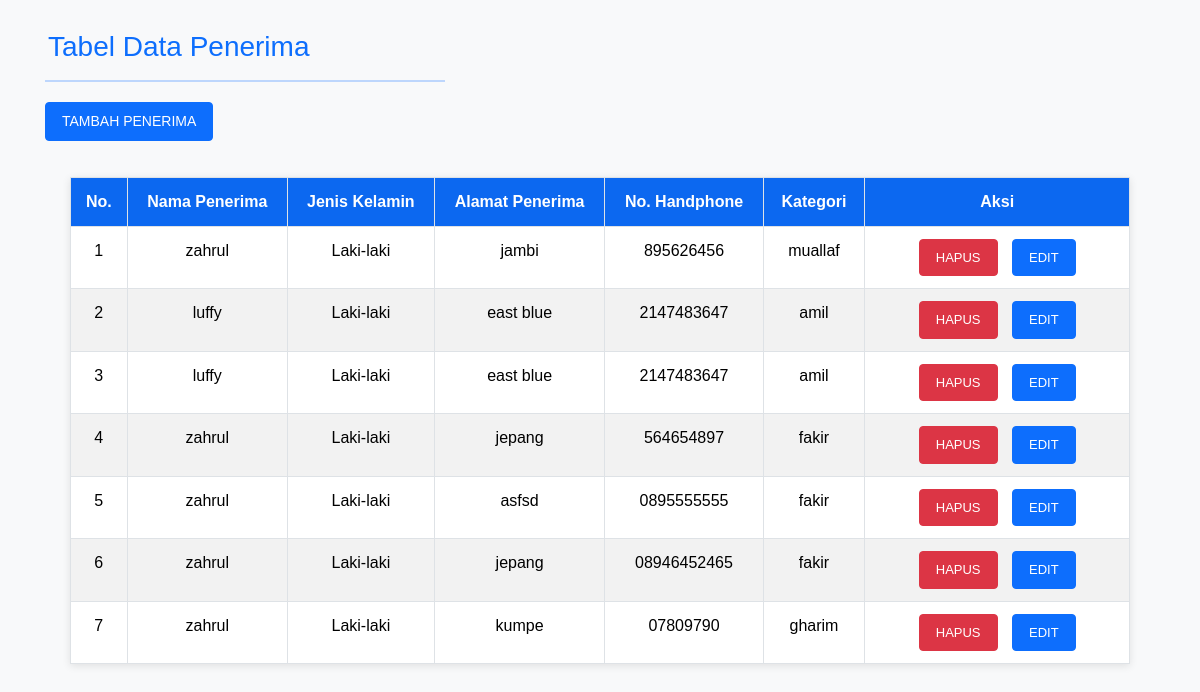
Page /admin/tampil_mustahik.php on the committed database.
### tables this page shows
CREATE TABLE `mustahik` (
  `id_mustahik` int(16) NOT NULL,
  `nama_lengkap` varchar(100) NOT NULL,
  `jenis_kelamin` varchar(100) NOT NULL,
  `alamat` varchar(100) NOT NULL,
  `nomor` varchar(16) NOT NULL,
  `kategori` varchar(100) NOT NULL
);

### admin/functions.php (called while the page is built, shortened)
<?php
$konek = mysqli_connect("localhost","root","","dbzakat_uts");
function query($query){
    global $konek;
    $result = mysqli_query($konek, $query);
    $rows = [];
    while ( $row = mysqli_fetch_assoc($result) ) {
        $rows[] = $row;
    }
    return $rows;
}
?>

### admin/tampil_mustahik.php (the view, shortened to what this page needs)
<?php
require 'functions.php';
$ambil = query("SELECT * FROM mustahik");
?>
<!DOCTYPE html>
<html lang="en">
<head>
    <link href="https://cdn.jsdelivr.net/npm/bootstrap@5.3.3/dist/css/bootstrap.min.css" rel="stylesheet">
    <link rel="stylesheet" href="css/styletampil.css">
</head>
<body>
<h2 class="ms-5">Tabel Data Penerima</h2>
    <hr align="left" width="400">
    <a class="btn btn-primary mb-3" style="margin-left: 45px;" href="?page=input_mustahik" role="button">Tambah Penerima</a>
    <div class="container">
    <table width="100%" border="0" cellspacing="0" cellpadding="0" class="table table-striped">
    <tr>
          <th width="3" class="text-center">No.</th>
          <th class="text-center">Nama Penerima</th>
          <th class="text-center">Jenis Kelamin</th>
          <th class="text-center">Alamat Penerima</th>
          <th class="text-center">No. Handphone</th>
          <th class="text-center">Kategori</th>
          <th class="text-center">Aksi</th>
    </tr>
    <?php $no = 1 ?>
    <?php foreach($ambil as $data):?>
        <tr>
            <td class="text-center"><?= $no ?></td>
            <td class="text-center"><?php echo $data['nama_lengkap'];?></td>
            <td class="text-center"><?= $data['jenis_kelamin'];?></td>
            <td class="text-center"><?= $data['alamat'];?></td>
            <td class="text-center"><?= $data['nomor'];?></td>
            <td class="text-center"><?= $data['kategori'];?></td>
            <td class="text-center" width="25%">
            <a class="btn btn-danger" href="?page=hapus_mustahik&id_mustahik=<?php echo $data['id_mustahik']; ?>" onclick="return confirm ('Yakin ingin menghapus data?')">Hapus</a>
            <a class="btn btn-primary" href="?page=edit_mustahik&id_mustahik=<?= $data['id_mustahik']?>`">Edit</a></td>
        </tr>
        <?php $no++ ?>
    <?php endforeach;?>
    </table>
    </div>
</body>
</html>

### admin/css/styletampil.css (style rules this page uses)
body { font-family: Arial, sans-serif; background-color: #f8f9fa; color: #333; }
h2 { font-size: 28px; color: #0d6efd; margin-left: 45px; margin-bottom: 10px; margin-top: 30px; }
hr { border: 0; border-top: 2px solid #0d6efd; margin-left: 45px; margin-bottom: 20px; }
.btn { font-size: 14px; padding: 8px 16px; text-transform: uppercase; border-radius: 4px; }
.btn-primary { background-color: #0d6efd; border-color: #0d6efd; color: white; }
.btn-danger { background-color: #dc3545; border-color: #dc3545; color: white; }
.table { margin: 20px auto; width: 95%; border: 1px solid #dee2e6; border-collapse: collapse; background-color: white; box-shadow: 0px 2px 8px rgba(0, 0, 0, 0.1); }
.table th, .table td { padding: 12px 15px; text-align: left; border: 1px solid #dee2e6; }
.table th { background-color: #0d6efd; color: white; font-weight: bold; }
.table-striped tbody tr:nth-of-type(odd) { background-color: #f2f2f2; }
.table tbody td:last-child { text-align: center; }
.table tbody td a { margin: 0 5px; text-decoration: none; font-size: 13px; }

### rows in the picture
mustahik: nama_lengkap "zahrul", jenis_kelamin "Laki-laki", alamat "jambi", nomor "895626456", kategori "muallaf"
mustahik: nama_lengkap "luffy", jenis_kelamin "Laki-laki", alamat "east blue", nomor "2147483647", kategori "amil"
mustahik: nama_lengkap "luffy", jenis_kelamin "Laki-laki", alamat "east blue", nomor "2147483647", kategori "amil"
mustahik: nama_lengkap "zahrul", jenis_kelamin "Laki-laki", alamat "jepang", nomor "564654897", kategori "fakir"
mustahik: nama_lengkap "zahrul", jenis_kelamin "Laki-laki", alamat "asfsd", nomor "0895555555", kategori "fakir"
mustahik: nama_lengkap "zahrul", jenis_kelamin "Laki-laki", alamat "jepang", nomor "08946452465", kategori "fakir"
mustahik: nama_lengkap "zahrul", jenis_kelamin "Laki-laki", alamat "kumpe", nomor "07809790", kategori "gharim"
